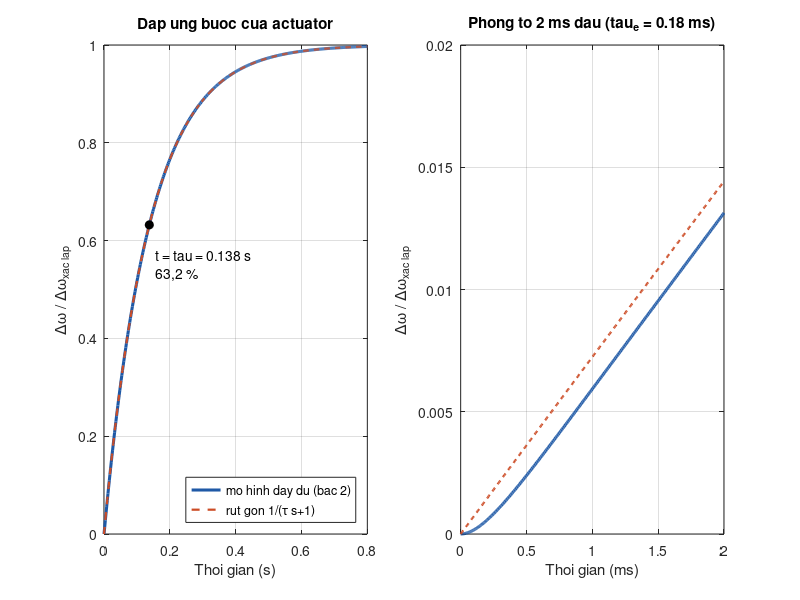
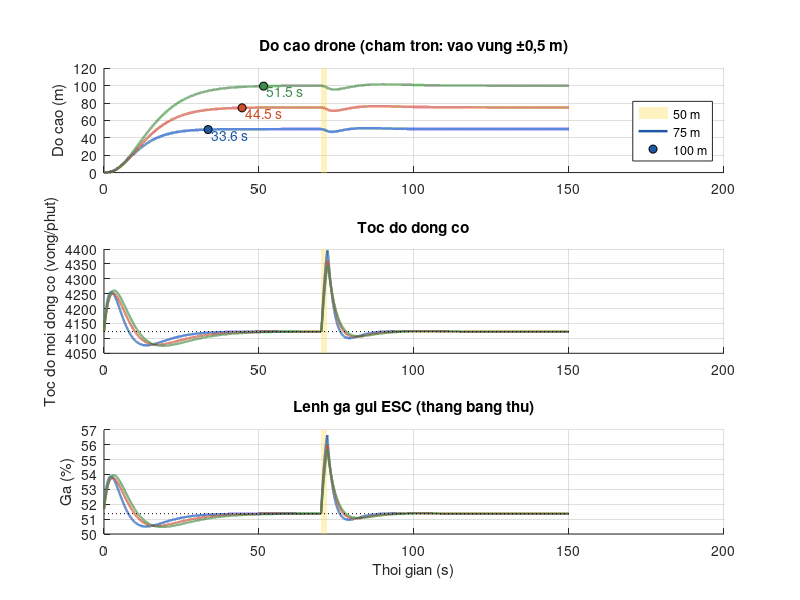
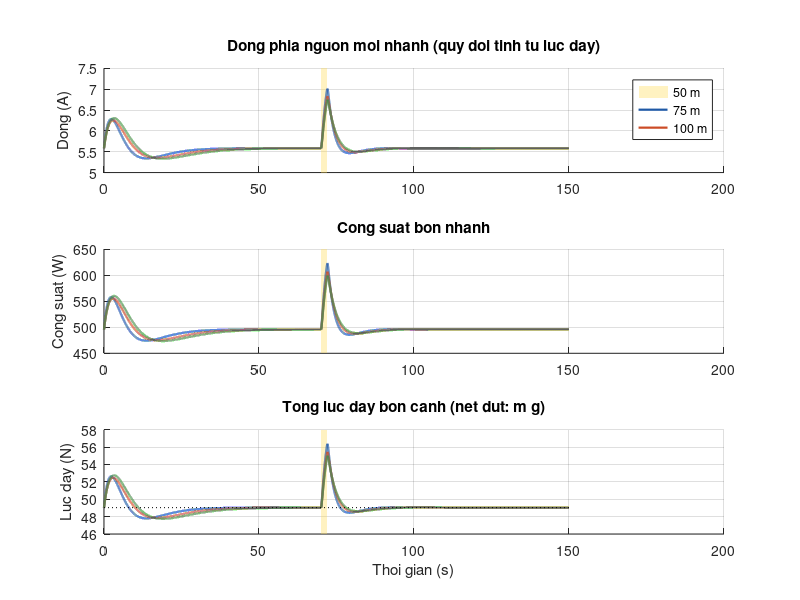
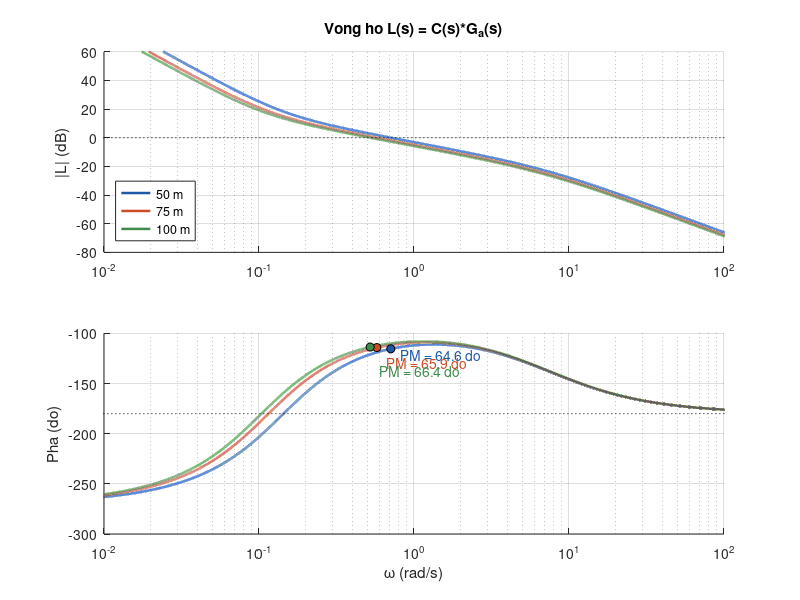

Write MATLAB code to recreate these figures, in order.
function R = bldc_altitude_sim(doPlot, savePng)
%BLDC_ALTITUDE_SIM  Mo hinh va mo phong: BLDC (ESC + dong co + canh quat) lam actuator
%                   giu do cao quadcopter 5 kg, bo dieu khien PID hai bac tu do.
%
%   R = bldc_altitude_sim              chay 3 do cao 50/75/100 m, in bang, ve 4 hinh
%   R = bldc_altitude_sim(false)       chi chay va in bang, khong ve
%   R = bldc_altitude_sim(true, true)  ve va luu PNG (hinh_1.png ... hinh_4.png) vao thu muc results\
%
%   Dau ra R(k), k = 1..3 ung voi H = 50, 75, 100 m:
%       R(k).t, .z, .v, .n, .F, .Tc, .thr, .I, .P   chuoi thoi gian
%       R(k).G (he so PID), R(k).metrics (chi tieu)
%   Ve hoat hinh 3-D:  animate_drone(R(1).t, R(1).z)
%
%   CHI CO MOT DANG NHIEU: xung luc -8 N tu 70 s den truoc 72 s.
%   Ca ba do cao deu dung cung dang nhieu nay; khong co nhieu bac thang,
%   nhieu doc, doublet hoac sin trong ban nay.
%
%   KHONG can toolbox nao (chi dung ham co ban cua MATLAB).
%
% ----------------------------------------------------------------------------------
%  MO HINH (bam theo phan mo phong drone trong bao cao)
%    Actuator (ESC + BLDC + canh quat), mot dong co:
%        tau * dn/dt = n_c - n          (khau quan tinh bac nhat, do loi tinh = 1)
%        T = A(n)                       (luc day mot dong co, tra bang thu tinh cua hang)
%        tau = J / (Kt*Ke/R + Ba),  Ba = 2*kQ*w0   (tinh o phan 1, dung 0,14 s trong mo phong)
%    Doi tuong (chi chuyen dong thang dung):
%        m * dv/dt = F - m*g + d_z(t),   dz/dt = v,   F = 4*T
%    Bo dieu khien (tinh trong code, khong phai phan cung):
%        a_c = Kp*(b*H - z) + Ki*xi - Kd*v,   dxi/dt = H - z   (co chong windup)
%        T_u = m*(g + a_c)/4,  T_c = kep(T_u, 0, Tmax),  n_c = A^-1(T_c)
%    He so PID tu dat cuc:  D(s) = tau*s^4 + s^3 + Kd*s^2 + Kp*s + Ki = tau*(s+p)^3*(s+lam)
%
%  GIA DINH (can noi ro khi trinh bay): tau, J, L, I0 la gia dinh; do loi tinh n_c -> n bang 1;
%  4 dong co giong het, dien ap 22,2 V co dinh; bo qua luc can khi dong theo phuong dung;
%  cam bien do cao va van toc ly tuong.
% ----------------------------------------------------------------------------------

if nargin < 1, doPlot = true;  end
if nargin < 2, savePng = false; end

P = params();

%% 1. ACTUATOR: tinh hang so thoi gian tau tu thong so dong co -------------------------
Act = actuatorInfo(P);
printActuator(P, Act);

%% 2. DIEM TREO ----------------------------------------------------------------------
Th = P.m*P.g/4;
fprintf('\n=== DIEM TREO ===\n');
fprintf('Luc day moi dong co  T_h = m*g/4 = %g*%.5f/4 = %.4f N = %.1f gf\n', P.m, P.g, Th, Th/P.gf);
fprintf('Toc do moi dong co   n_h = %.2f vong/phut\n', P.nh);
fprintf('Ga (thang bang thu)  %.2f %%\n', thrOf(Th, P));
Ih = currentOf(Th, P);
fprintf('Dong phia nguon/nhanh %.3f A ; cong suat he day %.1f W\n', Ih, 4*P.Vbus*Ih);
fprintf('F_max / (m*g) = %.3f / %.3f = %.2f\n', 4*P.Tmax, P.m*P.g, 4*P.Tmax/(P.m*P.g));

%% 3. BA LAN CHAY CHINH: H = 50, 75, 100 m (nhieu xung -8 N tai giay 70-72) -------------
Hs = [50 75 100];
ps = [0.25 0.20 0.18];
dPulse = @(t) P.d_amp*(t >= P.t1 && t < P.t2);

fprintf('\n=== HE SO PID (dat cuc) ===\n');
fprintf('%-6s %-6s %-10s %-11s %-13s %-10s %-9s\n', 'H(m)', 'p', 'lambda', 'Kp', 'Ki', 'Kd', 'b');
for k = 1:3
    G = pidGains(ps(k), P.tau);
    S = runSim(Hs(k), G, P, dPulse, P.dt, P.Tend);
    S.I = arrayfun(@(T) currentOf(T/4, P), S.F);          % dong phia nguon moi nhanh (quy doi tinh)
    S.P = 4*P.Vbus*S.I;                                   % cong suat he day
    S.H = Hs(k);  S.G = G;
    S.metrics = calcMetrics(S, Hs(k), P);
    if k == 1, R = S; else, R(k) = S; end %#ok<AGROW>
    fprintf('%-6g %-6.2f %-10.6f %-11.6f %-13.8f %-10.6f %-9.6f\n', Hs(k), G.p, G.lam, G.Kp, G.Ki, G.Kd, G.b);
end

printMetrics(R, P);

%% 4. KIEM TRA ON DINH: Bode vong ho, cuc va bang Routh --------------
G50 = R(1).G;
w = logspace(-3, 3, 60000);
Fr = cell(3, 1);
fprintf('\n=== BIEN ON DINH VONG HO  L(s) = (Kd s^2 + Kp s + Ki)/(s^3 (tau s + 1)) ===\n');
fprintf('%-6s %-12s %-12s %-18s %-10s\n', 'H(m)', 'wc (rad/s)', 'PM (do)', 'w pha=-180 (rad/s)', '|L| o do');
for k = 1:3
    Fr{k} = loopFreq(R(k).G, P, w);
    fprintf('%-6g %-12.3f %-12.1f %-18.3f %-10.2f\n', Hs(k), Fr{k}.wc, Fr{k}.PM, Fr{k}.wpc, Fr{k}.Lpc);
end
fprintf('\nNghiem da thuc D(s) (p = 0,25): ');
Dc = [P.tau 1 G50.Kd G50.Kp G50.Ki];
fprintf('%.4f ', sort(real(roots(Dc)))); fprintf('\n');
b1 = G50.Kd - P.tau*G50.Kp;  c1 = G50.Kp - G50.Ki/b1;
fprintf('Bang Routh cot 1: %.5f  %.5f  %.5f  %.5f  %.6f (toan duong -> on dinh)\n', P.tau, 1, b1, c1, G50.Ki);

%% 5. VE DO THI -----------------------------------------------------------------------
if doPlot
    figActuator(P, Act, savePng);
    figAltitude(R, P, savePng);
    figElectrical(R, P, savePng);
    figBode(Fr, Hs, savePng);
end
end

% =====================================================================================
%  THAM SO
% =====================================================================================
function P = params()
P.g = 9.80665;   P.gf = P.g/1000;          % m/s^2 ; N tren gam-luc
P.m = 5;                                    % kg, khoi luong cat canh
P.Vbus = 22.2;                              % V, dien ap bus (dieu kien bang thu)

% Bang thu tinh cua hang: U5 KV400 + canh 16x5.4 CF, 22,2 V (moi hang = 1 dong co)
P.thr_tab = [50 65 75 85 100];              % % ga
P.rpm_tab = [4050 4850 5400 5850 6250];     % vong/phut
P.T_gf    = [1200 1750 2120 2650 2850];     % gam-luc
P.I_tab   = [5.2 9.4 13.0 16.9 20.0];       % A, dong phia nguon moi nhanh
P.T_tab   = P.T_gf*P.gf;                    % N
P.Tmax    = P.T_tab(end);                   % N, luc toi da moi dong co

% Dong co / canh quat
P.Kv = 400;                                 % vong/phut/V (hang)
P.Ke = 60/(2*pi*P.Kv);                      % V.s/rad
P.Kt = P.Ke;                                % N.m/A  (Kt = Ke theo don vi SI)
P.R  = 0.3288;                              % ohm, dien tro tuong duong (tinh tu hang 100 % ga)
P.L  = 60e-6;                               % H     GIA DINH
P.J  = 3.69e-4;                             % kg.m2 GIA DINH (roto + canh quat)
P.kQ = 1.0979e-6;                           % N.m/(rad/s)^2  (tinh tu bang thu)
P.I0 = 0.3;                                 % A     GIA DINH (ton hao khong tai)

% Mo phong
P.tau = 0.14;                               % s  hang so thoi gian actuator DUNG TRONG MO PHONG (gia dinh)
P.dt = 0.005;  P.Tend = 150;                % s
P.d_amp = -8;  P.t1 = 70;  P.t2 = 72;       % N, s, s : xung nhieu goc

P.nh = rpmOf(P.m*P.g/4, P);                 % toc do treo, vong/phut
end

% =====================================================================================
%  BANG TRA: A(n), A^-1(T), ga %, dong
% =====================================================================================
function T = thrustOf(n, P)
% Luc day mot dong co (N) theo toc do n (vong/phut). Duoi vung thu: noi ve goc theo n^2.
x = P.rpm_tab;  y = P.T_tab;
if n < x(1)
    T = y(1)*(n/x(1))^2;
elseif n >= x(end)
    T = y(end);
else
    k = find(n >= x, 1, 'last');
    T = y(k) + (y(k+1) - y(k))/(x(k+1) - x(k))*(n - x(k));
end
end

function n = rpmOf(T, P)
% Ham nguoc A^-1: toc do (vong/phut) can co de dat luc day T (N) moi dong co.
x = P.T_tab;  y = P.rpm_tab;
if T < x(1)
    n = y(1)*sqrt(max(T, 0)/x(1));
elseif T >= x(end)
    n = y(end);
else
    k = find(T >= x, 1, 'last');
    n = y(k) + (y(k+1) - y(k))/(x(k+1) - x(k))*(T - x(k));
end
end

function q = thrOf(T, P)
% Ga (%) theo thang bang thu ung voi luc day T (N) moi dong co.
x = T/P.gf;
if x >= P.T_gf(end)
    q = P.thr_tab(end);
elseif x >= P.T_gf(1)
    k = find(x >= P.T_gf, 1, 'last');
    q = P.thr_tab(k) + (P.thr_tab(k+1) - P.thr_tab(k))/(P.T_gf(k+1) - P.T_gf(k))*(x - P.T_gf(k));
else
    q = P.thr_tab(1)*x/P.T_gf(1);     % duoi bang: noi tuyen tinh ve 0 (chi de ve do thi)
end
end

function I = currentOf(T, P)
% Dong phia nguon moi nhanh (A) theo luc day moi dong co T (N): noi suy bang thu, giu nguyen o hai dau.
x = T/P.gf;
if x <= P.T_gf(1)
    I = P.I_tab(1);
elseif x >= P.T_gf(end)
    I = P.I_tab(end);
else
    k = find(x >= P.T_gf, 1, 'last');
    I = P.I_tab(k) + (P.I_tab(k+1) - P.I_tab(k))/(P.T_gf(k+1) - P.T_gf(k))*(x - P.T_gf(k));
end
end

% =====================================================================================
%  BO PID: dat cuc
% =====================================================================================
function G = pidGains(p, tau)
% D(s) = tau*s^4 + s^3 + Kd*s^2 + Kp*s + Ki  =  tau*(s+p)^3*(s+lam),  lam = 1/tau - 3p > 0
lam = 1/tau - 3*p;
G.p = p;  G.lam = lam;
G.Kd = tau*(3*p^2 + 3*p*lam);
G.Kp = tau*(p^3 + 3*p^2*lam);
G.Ki = tau*p^3*lam;
G.b  = tau*p^3/G.Kp;            % de tu so cua ham truyen kin = tau*p^3*(s+lam) khu duoc cuc -lam
end

% =====================================================================================
%  MO PHONG VONG KIN (Euler, thu tu cap nhat nhu luu do mo phong trong bao cao)
% =====================================================================================
function S = runSim(H, G, P, dfun, dt, Tend)
N = round(Tend/dt);
t = zeros(N+1, 1);  z = t;  v = t;  n = t;  F = t;  Tc = t;  thr = t;
zk = 0;  vk = 0;  xi = 0;  nk = P.nh;
clamped = false;
for k = 0:N
    tk = k*dt;
    e  = H - zk;
    ac = G.Kp*(G.b*H - zk) + G.Ki*xi - G.Kd*vk;     % PID hai bac tu do, dao ham theo van toc do
    Tu = P.m*(P.g + ac)/4;                          % bu trong luc, chia 4 dong co
    Tcmd = min(max(Tu, 0), P.Tmax);                 % kep luc
    nc = rpmOf(Tcmd, P);                            % tra bang nguoc
    t(k+1) = tk;  z(k+1) = zk;  v(k+1) = vk;  n(k+1) = nk;
    F(k+1) = 4*thrustOf(nk, P);  Tc(k+1) = Tcmd;  thr(k+1) = thrOf(Tcmd, P);
    if k == N, break; end
    satHi = Tu > P.Tmax;  satLo = Tu < 0;
    if satHi || satLo, clamped = true; end
    if (~satHi && ~satLo) || (satHi && e < 0) || (satLo && e > 0)   % chong windup co dieu kien
        xi = xi + dt*e;
    end
    nk = nk + dt/P.tau*(nc - nk);                   % quan tinh actuator
    Fk = 4*thrustOf(nk, P);                         % tra bang luc
    vk = vk + dt/P.m*(Fk - P.m*P.g + dfun(tk));     % dong luc hoc drone
    zk = zk + dt*vk;                                % dung van toc MOI v_{k+1}
    if zk < 0, zk = 0;  vk = 0; end                 % mat dat
end
S = struct('t', t, 'z', z, 'v', v, 'n', n, 'F', F, 'Tc', Tc, 'thr', thr, ...
           'I', [], 'P', [], 'H', H, 'G', G, 'metrics', [], 'clamped', clamped);
end

function M = calcMetrics(S, H, P)
t = S.t;  z = S.z;
pre = t < P.t1;
tpre = t(pre);  idx = find(abs(H - z(pre)) > 0.5);
if isempty(idx), M.t_band = 0; else, M.t_band = tpre(idx(end) + 1); end   % vao +-0,5 m va giu den truoc nhieu
M.vmax = max(S.v);
post = (t >= P.t1) & (t <= 100);
M.sag = max(H - z(post));
M.ovs = max(z(t > P.t2) - H);
tp = t(t >= P.t1);  idx2 = find(abs(H - z(t >= P.t1)) > 0.5);
if isempty(idx2), M.t_rec = 0; else, M.t_rec = tp(idx2(end) + 1) - P.t2; end
M.thr_max = max(S.thr);
M.z_end = z(end);
M.T_peak_gf = max(S.Tc)/P.gf;
% giai tich cho mo hinh tuyen tinh danh dinh: z(t) = H[1 - e^{-pt}(1 + pt + (pt)^2/2)]
p = S.G.p;
M.vmax_an = 2*H*p*exp(-2);
x = fzero(@(x) exp(-x)*(1 + x + x^2/2) - 0.5/H, [1 30]);
M.t_band_an = x/p;
end

% =====================================================================================
%  ACTUATOR: hang so thoi gian, mo hinh day du va rut gon
% =====================================================================================
function A = actuatorInfo(P)
A.w0   = (round(P.nh*100)/100)*2*pi/60;      % rad/s, n_h lam tron 2 chu so thap phan (4122,73) nhu trong tai lieu
A.TL   = P.kQ*A.w0^2;                        % mo men can canh quat
A.i    = A.TL/P.Kt + P.I0;                   % dong mo hinh mot chieu tuong duong
A.va   = P.Ke*A.w0 + P.R*A.i;
A.u    = A.va/P.Vbus;
A.Ba   = 2*P.kQ*A.w0;                        % he so can tuyen tinh hoa cua canh quat
A.hd   = P.Kt*P.Ke/P.R;                      % "ham dien" Kt*Ke/R
A.tau_e = P.L/P.R;
A.tau  = P.J/(A.hd + A.Ba);                  % hang so thoi gian cua mo hinh rut gon
A.ratio = A.tau/A.tau_e;
% mo hinh day du, trang thai x = [i; w]:  L di/dt = v - R i - Ke w ;  J dw/dt = Kt i - Ba w
A.Am = [-P.R/P.L, -P.Ke/P.L; P.Kt/P.J, -A.Ba/P.J];
A.Bm = [1/P.L; 0];
A.poles = sort(eig(A.Am));
end

function printActuator(P, A)
fprintf('=== ACTUATOR: VI DU SO TINH TAU (Muc 3.3 cua tai lieu) ===\n');
fprintf('Ke = Kt = 60/(2*pi*%g) = %.6f V.s/rad\n', P.Kv, P.Ke);
fprintf('w0 = %.2f*2*pi/60 = %.4f rad/s\n', P.nh, A.w0);
fprintf('T_L = kQ*w0^2 = %.4e*(%.4f)^2 = %.4e*%.1f = %.5f N.m\n', P.kQ, A.w0, P.kQ, A.w0^2, A.TL);
fprintf('i = T_L/Kt + I0 = %.5f/%.6f + %.1f = %.3f A\n', A.TL, P.Kt, P.I0, A.i);
fprintf('v_a = Ke*w0 + R*i = %.3f + %.4f*%.3f = %.3f V ;  u = %.3f\n', P.Ke*A.w0, P.R, A.i, A.va, A.u);
fprintf('tau_e = L/R = %.4e s = %.4f ms\n', A.tau_e, A.tau_e*1e3);
fprintf('Ba = 2*kQ*w0 = %.4e N.m.s ;  Kt*Ke/R = (%.6f)^2/%.4f = %.4e\n', A.Ba, P.Kt, P.R, A.hd);
fprintf('tau = J/(Kt*Ke/R + Ba) = %.3e/(%.4e + %.4e) = %.4f s  (mo phong dung %.2f s)\n', P.J, A.hd, A.Ba, A.tau, P.tau);
fprintf('tau/tau_e = %.0f ;  cuc rut gon = %.2f rad/s ;  cuc mo hinh day du = %.2f va %.1f rad/s\n', ...
        A.ratio, -1/A.tau, A.poles(end), A.poles(1));
end

function y = stepFull(A, t)
% Dap ung bac thang chuan hoa cua mo hinh day du (omega theo dien ap), tinh bang ma tran mu.
xss = -(A.Am\A.Bm);
y = zeros(size(t));
for q = 1:numel(t)
    x = A.Am\((expm(A.Am*t(q)) - eye(2))*A.Bm);
    y(q) = x(2)/xss(2);
end
end

% =====================================================================================
%  PHAN TICH TAN SO
% =====================================================================================
function Fr = loopFreq(G, P, w)
s  = 1i*w;
L  = (G.Kd*s.^2 + G.Kp*s + G.Ki)./(s.^3.*(P.tau*s + 1));
mag = abs(L);
ph  = angle(L)*180/pi;  ph(ph > 0) = ph(ph > 0) - 360;      % (-360, 0]
i1  = find(mag < 1, 1);
Fr.w = w;  Fr.mag = mag;  Fr.ph = ph;
Fr.wc = w(i1);  Fr.PM = 180 + ph(i1);
j = find(ph(1:end-1) < -180 & ph(2:end) >= -180, 1);          % pha cat -180 do di len (on dinh co dieu kien)
Fr.wpc = w(j);  Fr.Lpc = mag(j);
end

function printMetrics(R, P)
ref = [33.6 44.5 51.5; 3.38 4.06 4.87; 3.18 3.94 4.36; 1.13 1.38 1.52; 21.9 29.4 33.6; 56.64 55.98 55.67; 50.000 75.000 100.001];
names = {'Thoi gian vao vung +-0,5 m (s)', 'Van toc leo lon nhat (m/s)', 'Sut sau nhat sau nhieu (m)', ...
         'Vot lo sau khi het nhieu (m)', 'Thoi gian ve lai +-0,5 m (s)', 'Ga lon nhat (%)', 'Do cao cuoi 150 s (m)'};
fprintf('\n=== CHI TIEU DAP UNG: mo phong [gia tri trong bao cao] ===\n');
fprintf('%-34s %-18s %-18s %-18s\n', '', '50 m', '75 m', '100 m');
for r = 1:7
    fprintf('%-34s', names{r});
    for k = 1:3
        M = R(k).metrics;
        vals = [M.t_band, M.vmax, M.sag, M.ovs, M.t_rec, M.thr_max, M.z_end];
        if r == 7, fprintf(' %9.3f [%7.3f]  ', vals(r), ref(r, k)); else, fprintf(' %9.2f [%7.2f]  ', vals(r), ref(r, k)); end
    end
    fprintf('\n');
end
fprintf('Giai tich (mo hinh tuyen tinh): t_vao_vung = ');  fprintf('%.2f  ', arrayfun(@(s) s.metrics.t_band_an, R));
fprintf('s ;  v_max = 2*H*p*e^-2 = ');                     fprintf('%.3f  ', arrayfun(@(s) s.metrics.vmax_an, R));
fprintf('m/s\n');
fprintf('Luc day yeu cau lon nhat moi dong co: %.0f / %.0f / %.0f gf  (gioi han %.0f gf)\n', ...
        R(1).metrics.T_peak_gf, R(2).metrics.T_peak_gf, R(3).metrics.T_peak_gf, P.T_gf(end));
end

function c = pal()
c = [0.12 0.35 0.65; 0.80 0.30 0.15; 0.25 0.55 0.30];
end

function shadeDist(ax, P)
yl = get(ax, 'YLim');
patch([P.t1 P.t2 P.t2 P.t1], [yl(1) yl(1) yl(2) yl(2)], [1.0 0.85 0.3], 'FaceAlpha', 0.35, ...
      'EdgeColor', 'none', 'Parent', ax);
ch = get(ax, 'Children');  set(ax, 'Children', [ch(2:end); ch(1)]);     % dua dai nhieu ra sau
set(ax, 'YLim', yl);
end

function saveFig(fig, name, savePng)
% Luu PNG vao thu muc results\ (canh file nay)
if savePng
    d = fullfile(fileparts(mfilename('fullpath')), 'results');
    if ~exist(d, 'dir'), mkdir(d); end
    print(fig, fullfile(d, name), '-dpng', '-r150');
end
end

function figActuator(P, A, savePng)
fig = figure('Name', 'Hinh 1 - Actuator: dap ung buoc', 'NumberTitle', 'off', 'Color', 'w', 'Position', [60 60 1000 420]);
col = pal();
t = linspace(0, 0.8, 400)';
yred = 1 - exp(-t/A.tau);
subplot(1, 2, 1);
plot(t, stepFull(A, t), 'LineWidth', 2.2, 'Color', col(1, :)); hold on;
plot(t, yred, '--', 'LineWidth', 1.6, 'Color', col(2, :));
plot(A.tau, 1 - exp(-1), 'ko', 'MarkerFaceColor', 'k');
text(A.tau + 0.02, 0.55, sprintf('t = tau = %.3f s\n63,2 %%', A.tau));
grid on; xlabel('Thoi gian (s)'); ylabel('\Delta\omega / \Delta\omega_{xac lap}');
title('Dap ung buoc cua actuator');
legend('mo hinh day du (bac 2)', 'rut gon 1/(\tau s+1)', 'Location', 'southeast');
subplot(1, 2, 2);
t2 = linspace(0, 2e-3, 400)';
plot(t2*1e3, stepFull(A, t2), 'LineWidth', 2.2, 'Color', col(1, :)); hold on;
plot(t2*1e3, 1 - exp(-t2/A.tau), '--', 'LineWidth', 1.6, 'Color', col(2, :));
grid on; xlabel('Thoi gian (ms)'); ylabel('\Delta\omega / \Delta\omega_{xac lap}');
title(sprintf('Phong to 2 ms dau (tau_e = %.2f ms)', A.tau_e*1e3));
saveFig(fig, 'hinh_1.png', savePng);
end

function figAltitude(R, P, savePng)
fig = figure('Name', 'Hinh 2 - Do cao, toc do dong co, ga', 'NumberTitle', 'off', 'Color', 'w', 'Position', [80 40 900 760]);
col = pal();  lab = {'50 m', '75 m', '100 m'};
ax1 = subplot(3, 1, 1); hold on;
for k = 1:3
    plot(R(k).t, R(k).z, 'LineWidth', 1.8, 'Color', col(k, :));
    tb = R(k).metrics.t_band;  zb = interp1(R(k).t, R(k).z, tb);
    plot(tb, zb, 'o', 'MarkerFaceColor', col(k, :), 'MarkerEdgeColor', 'k');
    text(tb + 1, zb - 6, sprintf('%.1f s', tb), 'Color', col(k, :));
end
ylabel('Do cao (m)'); title('Do cao drone (cham tron: vao vung \pm0,5 m)'); grid on; shadeDist(ax1, P);
legend(lab, 'Location', 'southeast');
ax2 = subplot(3, 1, 2); hold on;
for k = 1:3, plot(R(k).t, R(k).n, 'LineWidth', 1.6, 'Color', col(k, :)); end
plot([0 P.Tend], [P.nh P.nh], ':k');
ylabel('Toc do moi dong co (vong/phut)'); title('Toc do dong co'); grid on; shadeDist(ax2, P);
ax3 = subplot(3, 1, 3); hold on;
for k = 1:3, plot(R(k).t, R(k).thr, 'LineWidth', 1.6, 'Color', col(k, :)); end
plot([0 P.Tend], [thrOf(P.m*P.g/4, P) thrOf(P.m*P.g/4, P)], ':k');
xlabel('Thoi gian (s)'); ylabel('Ga (%)'); title('Lenh ga gui ESC (thang bang thu)'); grid on; shadeDist(ax3, P);
saveFig(fig, 'hinh_2.png', savePng);
end

function figElectrical(R, P, savePng)
fig = figure('Name', 'Hinh 3 - Dong, cong suat, luc day', 'NumberTitle', 'off', 'Color', 'w', 'Position', [100 40 900 760]);
col = pal();
ax1 = subplot(3, 1, 1); hold on;
for k = 1:3, plot(R(k).t, R(k).I, 'LineWidth', 1.6, 'Color', col(k, :)); end
ylabel('Dong (A)'); title('Dong phia nguon moi nhanh (quy doi tinh tu luc day)'); grid on; shadeDist(ax1, P);
legend('50 m', '75 m', '100 m', 'Location', 'northeast');
ax2 = subplot(3, 1, 2); hold on;
for k = 1:3, plot(R(k).t, R(k).P, 'LineWidth', 1.6, 'Color', col(k, :)); end
ylabel('Cong suat (W)'); title('Cong suat bon nhanh'); grid on; shadeDist(ax2, P);
ax3 = subplot(3, 1, 3); hold on;
for k = 1:3, plot(R(k).t, R(k).F, 'LineWidth', 1.6, 'Color', col(k, :)); end
plot([0 P.Tend], [P.m*P.g P.m*P.g], ':k');
xlabel('Thoi gian (s)'); ylabel('Luc day (N)'); title('Tong luc day bon canh (net dut: m g)'); grid on; shadeDist(ax3, P);
saveFig(fig, 'hinh_3.png', savePng);
end

function figBode(Fr, Hs, savePng)
fig = figure('Name', 'Hinh 4 - Bode vong ho, bien on dinh', 'NumberTitle', 'off', 'Color', 'w', 'Position', [140 40 900 700]);
col = pal();
subplot(2, 1, 1); hold on;
for k = 1:3, semilogx(Fr{k}.w, 20*log10(Fr{k}.mag), 'LineWidth', 1.8, 'Color', col(k, :)); end
set(gca, 'XScale', 'log'); plot([1e-3 1e3], [0 0], ':k');
xlim([1e-2 1e2]); ylim([-80 60]); grid on; ylabel('|L| (dB)');
title('Vong ho L(s) = C(s)*G_a(s)');
legend(arrayfun(@(h) sprintf('%g m', h), Hs, 'UniformOutput', false), 'Location', 'southwest');
subplot(2, 1, 2); hold on;
for k = 1:3, semilogx(Fr{k}.w, Fr{k}.ph, 'LineWidth', 1.8, 'Color', col(k, :)); end
set(gca, 'XScale', 'log'); plot([1e-3 1e3], [-180 -180], ':k');
xlim([1e-2 1e2]); ylim([-300 -100]); grid on; xlabel('\omega (rad/s)'); ylabel('Pha (do)');
for k = 1:3
    plot(Fr{k}.wc, -180 + Fr{k}.PM, 'o', 'MarkerFaceColor', col(k, :), 'MarkerEdgeColor', 'k');
    text(Fr{k}.wc*1.15, -180 + Fr{k}.PM - 6 - 9*(k - 1), sprintf('PM = %.1f do', Fr{k}.PM), 'Color', col(k, :));
end
saveFig(fig, 'hinh_4.png', savePng);
end
